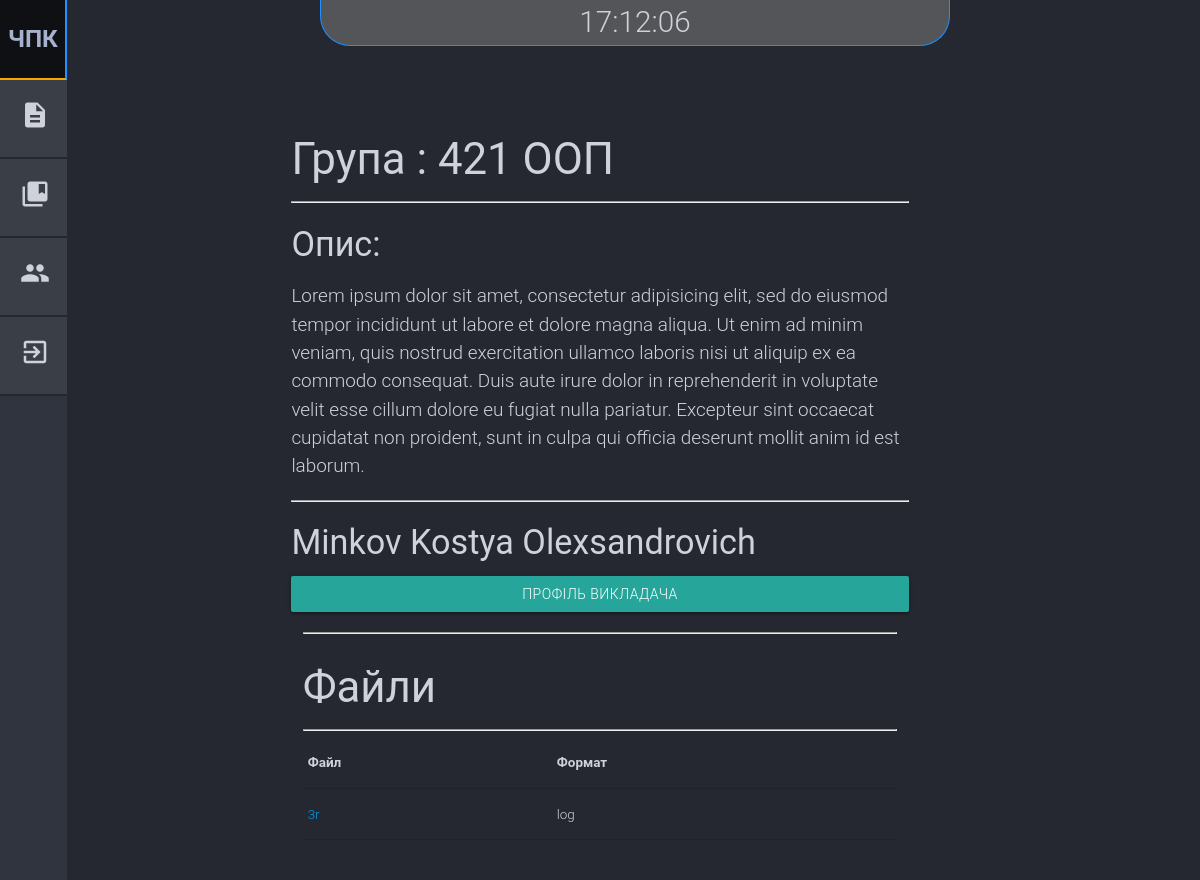
The app's page /subject/oop_421/ (signed in) with its own data.
### office/models.py (models this page shows, shortened)
class Subject(models.Model):
    name = models.CharField(max_length=120)
    group = models.ForeignKey(Group, on_delete=models.CASCADE)
    slug = models.SlugField(max_length=120)

class Group(models.Model):
    number = models.CharField(max_length=4, unique=True)
    slug = models.SlugField(max_length=120)

class Teacher(models.Model):
    profile = models.OneToOneField(Profile, on_delete=models.CASCADE)
    subjects = models.ManyToManyField(Subject, blank=True)
    files = models.ManyToManyField(Files, blank=True)
    def get_absolute_url(self):
        return '/teacher/{}/'.format(self.profile.user.username)

class Files(models.Model):
    file = models.FileField(upload_to=file_folder)
    title = models.CharField(max_length=120)
    subject = models.ForeignKey(Subject, on_delete=models.CASCADE)
    def get_absolute_url(self):
        return "/media/{}".format(self.file)

### authorization/models.py (models this page shows, shortened)
class Profile(models.Model):
    user = models.OneToOneField(User, on_delete=models.CASCADE)
    name = models.CharField(max_length=100, blank=True, verbose_name="Ім'я")
    surname = models.CharField(max_length=100, blank=True, verbose_name="Прізвище")
    last_name = models.CharField(max_length=100, blank=True, verbose_name="По батькові")
    TYPE_OF_ACCESS = (
        ("student", 'Студент'),
        ("teacher", 'Викладач'),
    )
    access_profile = models.CharField(max_length=10, blank=True, choices=TYPE_OF_ACCESS)
    birth_date = models.DateField(null=True, blank=True, verbose_name="Дата народження")

### subject/views.py (the view)
# urls.py: path("<str:slug>/", SubjectDetail.as_view(), name="subject_detail"),
class SubjectDetail(LoginRequiredMixin, View):
    login_url = '/auth/login/'
    redirect_field_name = ''
    def get(self, request, slug):
        if Profile.objects.get(user=request.user).access_profile == "":
            return render(request, 'office/not_access.html', {})
        subject = get_object_or_404(Subject, slug=slug)
        teacher = get_object_or_404(Teacher, subjects__slug=slug)
        try:
            files = Files.objects.filter(subject__slug=slug)
        except FileNotFoundError:
            pass
        return render(request, 'subject/detail.html', context={
            "subject": subject,
            "teacher": teacher,
            "files": files,
        })

### templates/subject/detail.html
{% extends 'subject/index.html' %}
{% load static %}
{% block content %}
    <diV class="container">
        <div class="row">
            <div class="col-12">
                <div class="row">
                    <h3>Група : {{ subject.group.number }} {{ subject.name }} </h3>
                    <hr>
                    <div class="col-lg-6 col-sm-12">
                        <h4>Опис:</h4>
                        <p style="font-size: 1.4em">
                            {% lorem %}
                        </p>
                    </div>
                    <div class="col-lg-6 col-sm-12">
                        <div class="jumbotron">
                            <hr class="my-4">
                            <h4 class="display-6">{{ teacher.profile.surname }} {{ teacher.profile.name }} {{ teacher.profile.last_name }}</h4>
                            <a style="width: 100%" class="btn btn-primary btn-lg" href="{{ teacher.get_absolute_url }}"
                               role="button">Профіль викладача</a>
                        </div>
                    </div>
                </div>
                <hr>
                <h3 class="text-center">Файли</h3>
                <hr>
                <div class="col-lg-7 offset-lg-2  col-sm-10 offset-sm-0">
                    <table class="table text-center table-bordered table-hover table-info">
                        <thead>
                        <tr>
                            <th scope="col">Файл</th>
                            <th scope="col">Формат</th>
                        </tr>
                        </thead>
                        <tbody>
                        {% for file in files %}
                            <tr>
                                <td><a href="{{ file.get_absolute_url }}" download>{{ file.title }}</a></td>
                                <td>{{ file.file |make_list|slice:"-3:"|join:""|slugify }}</td>
                            </tr>
                        {% endfor %}
                        </tbody>
                    </table>
                </div>
            </div>
        </div>
    </diV>
{% endblock content %}

### static/css/components/main.css (style rules this page uses)
body { margin: 0; font-family: "Roboto", "Helvetica Neue", Helvetica, Arial, sans-serif; font-size: 0.9rem; font-weight: 300; line-height: 1.5; color: #cfd2da; text-align: left; background-color: #252830; }

### records on screen
Subject: group.number "421", name "ООП"
Teacher: profile.surname "Minkov", profile.name "Kostya", profile.last_name "Olexsandrovich"
Files: title "3r", file|make_list "log"
